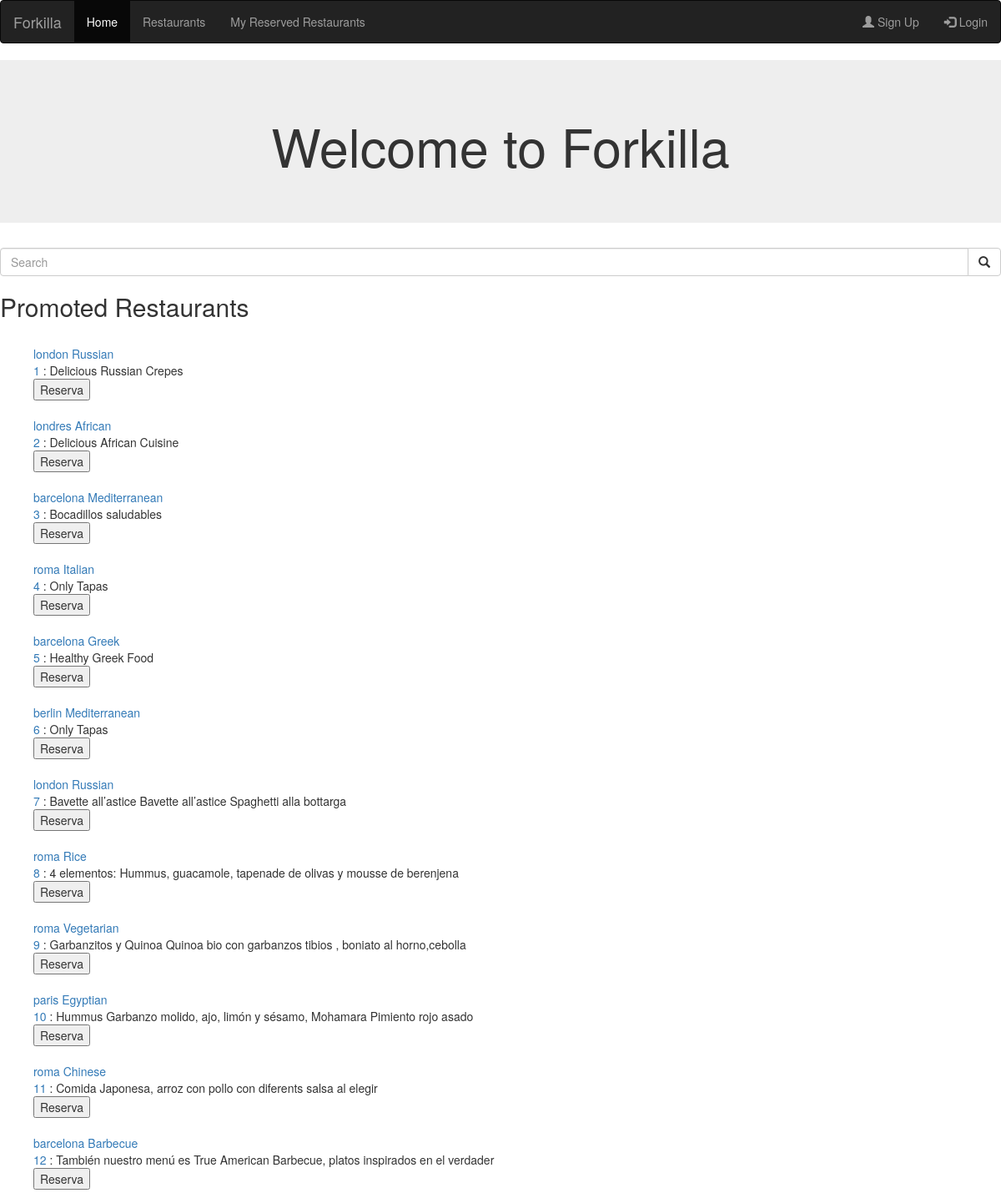
The page /restaurants/ on the database its author committed.
### forkilla/models.py (models this page shows, shortened)
class Restaurant(models.Model):
        CATEGORIES = (
        ("Rice", "Rice"),
        ("Fusi", "Fusion"),
        ("BBQ", "Barbecue"),
        ("Chin", "Chinese"),
        ("Medi", "Mediterranean"),
        ("Crep", "Creperie"),
        ("Hind", "Hindu"),
        ("Japa", "Japanese"),
        ("Ital", "Italian"),
        ("Mexi", "Mexican"),
        ("Peru", "Peruvian"),
        ("Russ", "Russian"),
        ("Turk", "Turkish"),
        ("Basq", "Basque"),
        ("Vegy", "Vegetarian"),
        ("Afri", "African"),
        ("Egyp", "Egyptian"),
        ("Grek", "Greek"))
        _d_categories = dict(CATEGORIES);
        restaurant_number = models.CharField(max_length=8)
        name = models.CharField(max_length=50)
        menu_description = models.CharField(max_length=80)
        price_average = models.DecimalField(max_digits=5, decimal_places=2)
        is_promot = models.BooleanField()
        rate = models.DecimalField(max_digits=3, decimal_places=1)
        address = models.CharField(max_length=50)
        city = models.CharField(max_length=50)
        country = models.CharField(max_length=50)
        featured_photo = models.ImageField()
        category = models.CharField(max_length=5, choices=CATEGORIES)
        capacity = models.PositiveIntegerField()
        def get_human_category(self):
            return self._d_categories[self.category]

### forkilla/views.py (the view)
# urls.py: url(r'^restaurants/$', views.restaurants, name='restaurants'),
def restaurants(request, city="",category=""):
    filter_by_category = False
    promoted = False
    cc = False
    city_c = False
    menu = False
    print(category)
    rest = request.GET.get('rest')
    print(rest)
    if request.method == "GET":
        if(request.GET.get('rest')):
            restaurants_by_city = Restaurant.objects.filter(city=request.GET.get('rest'))
            city_c = True
            context = {
                'city': city_c,
                'restaurants': restaurants_by_city,
            }
            return render(request, 'forkilla/restaurants.html', context)
    if(city.find("/")):
        splitted = city.split('/')
    if (len(splitted)==2 and category):
        category = category.replace('-',' ')
        restaurants_by_city = Restaurant.objects.filter(city__iexact=splitted[0], category=splitted[1],
        menu_description=category)
        menu = True;
    elif(city and category):
        restaurants_by_city = Restaurant.objects.filter(city__iexact=city ,category=category)
        cc = True
    elif city:
        restaurants_by_city = Restaurant.objects.filter(city__iexact=city)
        city_c = True
    elif category:
        restaurants_by_city = Restaurant.objects.filter(category=category)
        filter_by_category = True
    else:
        restaurants_by_city = Restaurant.objects.filter(is_promot="True")
        promoted = True
    context = {
        'cc' : cc,
        'filter_category' : filter_by_category ,
        'city': city_c,
        'restaurants': restaurants_by_city,
        'promoted': promoted,
        'menu':menu
    }
    return render(request, 'forkilla/restaurants.html', context)

### templates/forkilla/restaurants.html (shortened to what this page needs)
{% extends "forkilla/base.html" %}
{% load text_string %}
{% block content %}
<head>
</head>
<body>
    {% if restaurants %}
        {% if promoted %}
            <h2>Promoted Restaurants</h2>
            <ul>
            <form action="{% url 'reservation'%}" method="get">
                {% for restaurant in restaurants %}
                       <br>
                       <a href="{% url 'restaurants' restaurant.city restaurant.category%}">{{ restaurant.city }} {{restaurant.get_human_category}}</a> <br>
                       <a href="{% url 'details' restaurant.restaurant_number%}"> {{restaurant.restaurant_number}} </a> : {{restaurant.menu_description}}
                       <br><button type="submit" name="reservation" value={{restaurant.restaurant_number}}> Reserva</button>
                        <br>
                {% endfor %}
            </form>
            </ul>
        {% endif %}
    {% else %}
        <p>No restaurants are available.</p>
    {% endif %}
</body>
{% endblock %}

### templates/forkilla/base.html (shortened to what this page needs)
<!DOCTYPE html>
<html lang="en">
<head>
    <link rel="stylesheet" href="https://maxcdn.bootstrapcdn.com/bootstrap/3.3.7/css/bootstrap.min.css">
</head>
<body>
        <nav class="navbar navbar-inverse">
          <div class="container-fluid">
            <div class="navbar-header">
              <a class="navbar-brand" href="http://laforkilla.com/">Forkilla</a>
            </div>
            <ul class="nav navbar-nav">
              <li class="active"><a href="{% url 'index' %}">Home</a></li>
              <li><a href="{% url 'restaurants' %}">Restaurants</a></li>
              <li><a href="{% url 'reservationlist' %}">My Reserved Restaurants</a></li>
            </ul>
            {% if user.is_authenticated %}
                <ul class="nav navbar-nav navbar-right">
                  <li><a href="{% url 'logout' %}"><span class="glyphicon glyphicon-user"></span> Log Out</a></li>
                </ul>
            {% else %}
                <ul class="nav navbar-nav navbar-right">
                  <li><a href="{% url 'home' %}"><span class="glyphicon glyphicon-user"></span> Sign Up</a></li>
                  <li><a href="{% url 'login' %}"><span class="glyphicon glyphicon-log-in"></span> Login</a></li>
                </ul>
            {% endif %}
          </div>
        </nav>
        <div class="jumbotron text-center">
          <h1>Welcome to Forkilla </h1>
        </div>
        <form action="{% url 'restaurants'%}" method="GET">
          <div class="input-group">
            <input type="text" class="form-control" name="rest" placeholder="Search">
            <div class="input-group-btn">
              <button class="btn btn-default" type="submit">
                <i class="glyphicon glyphicon-search"></i>
              </button>
            </div>
          </div>
        </form>
        {% block content %}{% endblock %}
</body>
</html>

### rows shown on the page
Restaurant: city "london", get_human_category "Russian", restaurant_number "1", menu_description "Delicious Russian Crepes"
Restaurant: city "londres", get_human_category "African", restaurant_number "2", menu_description "Delicious African Cuisine"
Restaurant: city "barcelona", get_human_category "Mediterranean", restaurant_number "3", menu_description "Bocadillos saludables"
Restaurant: city "roma", get_human_category "Italian", restaurant_number "4", menu_description "Only Tapas"
Restaurant: city "barcelona", get_human_category "Greek", restaurant_number "5", menu_description "Healthy Greek Food"
Restaurant: city "berlin", get_human_category "Mediterranean", restaurant_number "6", menu_description "Only Tapas"
Restaurant: city "london", get_human_category "Russian", restaurant_number "7", menu_description "Bavette all’astice Bavette all’astice Spaghetti alla bottarga"
Restaurant: city "roma", get_human_category "Rice", restaurant_number "8", menu_description "4 elementos: Hummus, guacamole, tapenade de olivas y mousse de berenjena"
Restaurant: city "roma", get_human_category "Vegetarian", restaurant_number "9", menu_description "Garbanzitos y Quinoa Quinoa bio con garbanzos tibios , boniato al horno,cebolla"
Restaurant: city "paris", get_human_category "Egyptian", restaurant_number "10", menu_description "Hummus Garbanzo molido, ajo, limón y sésamo, Mohamara Pimiento rojo asado"
Restaurant: city "roma", get_human_category "Chinese", restaurant_number "11", menu_description "Comida Japonesa, arroz con pollo con diferents salsa al elegir"
Restaurant: city "barcelona", get_human_category "Barbecue", restaurant_number "12", menu_description "También nuestro menú es True American Barbecue, platos inspirados en el verdader"
